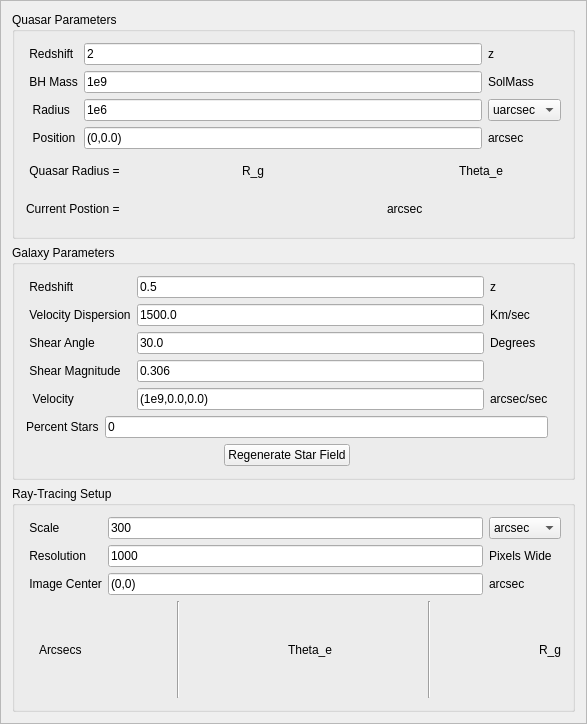
<?xml version="1.0" encoding="UTF-8"?>
<ui version="4.0">
 <class>ParametersView</class>
 <widget class="QWidget" name="ParametersView">
  <property name="geometry">
   <rect>
    <x>0</x>
    <y>0</y>
    <width>587</width>
    <height>724</height>
   </rect>
  </property>
  <property name="windowTitle">
   <string>ParametersView</string>
  </property>
  <layout class="QVBoxLayout" name="verticalLayout">
   <property name="leftMargin">
    <number>0</number>
   </property>
   <property name="topMargin">
    <number>0</number>
   </property>
   <property name="rightMargin">
    <number>0</number>
   </property>
   <property name="bottomMargin">
    <number>0</number>
   </property>
   <item>
    <widget class="QScrollArea" name="paramFrame">
     <property name="sizePolicy">
      <sizepolicy hsizetype="Preferred" vsizetype="Preferred">
       <horstretch>0</horstretch>
       <verstretch>0</verstretch>
      </sizepolicy>
     </property>
     <property name="minimumSize">
      <size>
       <width>0</width>
       <height>0</height>
      </size>
     </property>
     <property name="maximumSize">
      <size>
       <width>180000</width>
       <height>180000</height>
      </size>
     </property>
     <property name="frameShape">
      <enum>QFrame::StyledPanel</enum>
     </property>
     <property name="widgetResizable">
      <bool>true</bool>
     </property>
     <widget class="QWidget" name="scrollAreaWidgetContents_2">
      <property name="geometry">
       <rect>
        <x>0</x>
        <y>0</y>
        <width>585</width>
        <height>722</height>
       </rect>
      </property>
      <property name="maximumSize">
       <size>
        <width>16777215</width>
        <height>16777215</height>
       </size>
      </property>
      <layout class="QVBoxLayout" name="verticalLayout_2">
       <item>
        <widget class="QGroupBox" name="groupBox_3">
         <property name="enabled">
          <bool>true</bool>
         </property>
         <property name="sizePolicy">
          <sizepolicy hsizetype="Minimum" vsizetype="Preferred">
           <horstretch>0</horstretch>
           <verstretch>0</verstretch>
          </sizepolicy>
         </property>
         <property name="minimumSize">
          <size>
           <width>30</width>
           <height>0</height>
          </size>
         </property>
         <property name="maximumSize">
          <size>
           <width>16777215</width>
           <height>16777215</height>
          </size>
         </property>
         <property name="title">
          <string>Quasar Parameters</string>
         </property>
         <layout class="QVBoxLayout" name="verticalLayout_11">
          <item>
           <layout class="QGridLayout" name="gridLayout_5">
            <item row="3" column="1">
             <widget class="QLineEdit" name="qPosition">
              <property name="text">
               <string>(0,0.0)</string>
              </property>
             </widget>
            </item>
            <item row="3" column="2">
             <widget class="QLabel" name="qPositionLabel">
              <property name="text">
               <string>arcsec</string>
              </property>
             </widget>
            </item>
            <item row="3" column="0">
             <widget class="QLabel" name="label_7">
              <property name="text">
               <string>  Position</string>
              </property>
             </widget>
            </item>
            <item row="2" column="1">
             <widget class="QLineEdit" name="qRadius">
              <property name="text">
               <string>1e6</string>
              </property>
             </widget>
            </item>
            <item row="0" column="0">
             <widget class="QLabel" name="label_9">
              <property name="text">
               <string> Redshift </string>
              </property>
             </widget>
            </item>
            <item row="2" column="0">
             <widget class="QLabel" name="label_4">
              <property name="text">
               <string>  Radius</string>
              </property>
             </widget>
            </item>
            <item row="0" column="1">
             <widget class="QLineEdit" name="qRedshift">
              <property name="text">
               <string>2</string>
              </property>
             </widget>
            </item>
            <item row="0" column="2">
             <widget class="QLabel" name="label_5">
              <property name="text">
               <string>z</string>
              </property>
             </widget>
            </item>
            <item row="1" column="0">
             <widget class="QLabel" name="label_17">
              <property name="text">
               <string> BH Mass</string>
              </property>
             </widget>
            </item>
            <item row="1" column="2">
             <widget class="QLabel" name="label_22">
              <property name="text">
               <string>SolMass</string>
              </property>
             </widget>
            </item>
            <item row="1" column="1">
             <widget class="QLineEdit" name="quasarBHMassEntry">
              <property name="text">
               <string>1e9</string>
              </property>
             </widget>
            </item>
            <item row="2" column="2">
             <widget class="QComboBox" name="qRadiusUnitOption">
              <item>
               <property name="text">
                <string>uarcsec</string>
               </property>
              </item>
              <item>
               <property name="text">
                <string>r_g</string>
               </property>
              </item>
              <item>
               <property name="text">
                <string/>
               </property>
              </item>
             </widget>
            </item>
           </layout>
          </item>
          <item>
           <layout class="QHBoxLayout" name="horizontalLayout_12">
            <item>
             <widget class="QLabel" name="label_39">
              <property name="text">
               <string> Quasar Radius = </string>
              </property>
             </widget>
            </item>
            <item>
             <widget class="QLabel" name="quasarRadiusRGEntry">
              <property name="text">
               <string/>
              </property>
             </widget>
            </item>
            <item>
             <widget class="QLabel" name="label_37">
              <property name="text">
               <string>R_g</string>
              </property>
             </widget>
            </item>
            <item>
             <widget class="QLabel" name="qRadiusThetaEEntry">
              <property name="text">
               <string/>
              </property>
             </widget>
            </item>
            <item>
             <widget class="QLabel" name="label_10">
              <property name="text">
               <string>Theta_e</string>
              </property>
             </widget>
            </item>
           </layout>
          </item>
          <item>
           <layout class="QHBoxLayout" name="horizontalLayout">
            <item>
             <widget class="QLabel" name="label_6">
              <property name="text">
               <string>Current Postion = </string>
              </property>
             </widget>
            </item>
            <item>
             <widget class="QLabel" name="observedPosLabel">
              <property name="text">
               <string/>
              </property>
             </widget>
            </item>
            <item>
             <widget class="QLabel" name="label_8">
              <property name="text">
               <string>arcsec</string>
              </property>
             </widget>
            </item>
           </layout>
          </item>
         </layout>
        </widget>
       </item>
       <item>
        <widget class="QGroupBox" name="groupBox_4">
         <property name="sizePolicy">
          <sizepolicy hsizetype="Preferred" vsizetype="Preferred">
           <horstretch>0</horstretch>
           <verstretch>0</verstretch>
          </sizepolicy>
         </property>
         <property name="minimumSize">
          <size>
           <width>30</width>
           <height>0</height>
          </size>
         </property>
         <property name="maximumSize">
          <size>
           <width>16777215</width>
           <height>16777215</height>
          </size>
         </property>
         <property name="title">
          <string>Galaxy Parameters</string>
         </property>
         <layout class="QGridLayout" name="gridLayout">
          <item row="0" column="2">
           <widget class="QLabel" name="label_15">
            <property name="text">
             <string/>
            </property>
           </widget>
          </item>
          <item row="0" column="1" rowspan="2">
           <layout class="QGridLayout" name="gridLayout_3">
            <item row="1" column="0">
             <widget class="QLabel" name="label_11">
              <property name="text">
               <string> Velocity Dispersion</string>
              </property>
             </widget>
            </item>
            <item row="2" column="1">
             <widget class="QLineEdit" name="gShearAngle">
              <property name="text">
               <string>30.0</string>
              </property>
             </widget>
            </item>
            <item row="0" column="0">
             <widget class="QLabel" name="label_14">
              <property name="text">
               <string> Redshift</string>
              </property>
             </widget>
            </item>
            <item row="0" column="1">
             <widget class="QLineEdit" name="gRedshift">
              <property name="text">
               <string>0.5</string>
              </property>
             </widget>
            </item>
            <item row="0" column="2">
             <widget class="QLabel" name="label">
              <property name="text">
               <string>z</string>
              </property>
             </widget>
            </item>
            <item row="3" column="0">
             <widget class="QLabel" name="label_12">
              <property name="text">
               <string> Shear Magnitude</string>
              </property>
             </widget>
            </item>
            <item row="2" column="0">
             <widget class="QLabel" name="label_3">
              <property name="text">
               <string> Shear Angle</string>
              </property>
             </widget>
            </item>
            <item row="1" column="2">
             <widget class="QLabel" name="label_16">
              <property name="text">
               <string>Km/sec</string>
              </property>
             </widget>
            </item>
            <item row="2" column="2">
             <widget class="QLabel" name="label_2">
              <property name="text">
               <string>Degrees </string>
              </property>
             </widget>
            </item>
            <item row="1" column="1">
             <widget class="QLineEdit" name="gVelDispersion">
              <property name="text">
               <string>1500.0</string>
              </property>
             </widget>
            </item>
            <item row="3" column="1">
             <widget class="QLineEdit" name="gShearMag">
              <property name="text">
               <string>0.306</string>
              </property>
             </widget>
            </item>
            <item row="4" column="1">
             <layout class="QHBoxLayout" name="horizontalLayout_6">
              <item>
               <widget class="QLineEdit" name="qVelocity">
                <property name="text">
                 <string>(1e9,0.0,0.0)</string>
                </property>
               </widget>
              </item>
             </layout>
            </item>
            <item row="4" column="0">
             <widget class="QLabel" name="vel_label">
              <property name="text">
               <string>  Velocity</string>
              </property>
             </widget>
            </item>
            <item row="4" column="2">
             <widget class="QLabel" name="vel_units">
              <property name="text">
               <string>arcsec/sec</string>
              </property>
             </widget>
            </item>
           </layout>
          </item>
          <item row="3" column="1">
           <layout class="QHBoxLayout" name="horizontalLayout_8">
            <item>
             <spacer name="horizontalSpacer_3">
              <property name="orientation">
               <enum>Qt::Horizontal</enum>
              </property>
              <property name="sizeHint" stdset="0">
               <size>
                <width>40</width>
                <height>20</height>
               </size>
              </property>
             </spacer>
            </item>
            <item>
             <widget class="QPushButton" name="regenerateStars">
              <property name="text">
               <string>Regenerate Star Field</string>
              </property>
             </widget>
            </item>
            <item>
             <spacer name="horizontalSpacer_4">
              <property name="orientation">
               <enum>Qt::Horizontal</enum>
              </property>
              <property name="sizeHint" stdset="0">
               <size>
                <width>40</width>
                <height>20</height>
               </size>
              </property>
             </spacer>
            </item>
           </layout>
          </item>
          <item row="2" column="1">
           <layout class="QHBoxLayout" name="horizontalLayout_11">
            <item>
             <widget class="QLabel" name="label_13">
              <property name="text">
               <string>Percent Stars</string>
              </property>
             </widget>
            </item>
            <item>
             <widget class="QLineEdit" name="gNumStars">
              <property name="text">
               <string>0</string>
              </property>
             </widget>
            </item>
           </layout>
          </item>
         </layout>
        </widget>
       </item>
       <item>
        <widget class="QGroupBox" name="canvasSetupBox">
         <property name="title">
          <string>Ray-Tracing Setup</string>
         </property>
         <layout class="QVBoxLayout" name="verticalLayout_7">
          <item>
           <layout class="QGridLayout" name="gridLayout_2">
            <item row="0" column="1">
             <widget class="QLineEdit" name="scaleInput">
              <property name="enabled">
               <bool>true</bool>
              </property>
              <property name="text">
               <string>300</string>
              </property>
             </widget>
            </item>
            <item row="0" column="0">
             <widget class="QLabel" name="label_21">
              <property name="text">
               <string> Scale</string>
              </property>
             </widget>
            </item>
            <item row="1" column="0">
             <widget class="QLabel" name="label_20">
              <property name="text">
               <string> Resolution</string>
              </property>
             </widget>
            </item>
            <item row="1" column="1">
             <widget class="QLineEdit" name="dimensionInput">
              <property name="enabled">
               <bool>true</bool>
              </property>
              <property name="text">
               <string>1000</string>
              </property>
             </widget>
            </item>
            <item row="1" column="2">
             <widget class="QLabel" name="label_26">
              <property name="text">
               <string>Pixels Wide </string>
              </property>
             </widget>
            </item>
            <item row="2" column="0">
             <widget class="QLabel" name="label_18">
              <property name="text">
               <string> Image Center</string>
              </property>
             </widget>
            </item>
            <item row="2" column="2">
             <widget class="QLabel" name="label_24">
              <property name="text">
               <string>arcsec</string>
              </property>
             </widget>
            </item>
            <item row="2" column="1">
             <widget class="QLineEdit" name="gCenter">
              <property name="text">
               <string>(0,0)</string>
              </property>
             </widget>
            </item>
            <item row="0" column="2">
             <widget class="QComboBox" name="scaleUnitOption">
              <item>
               <property name="text">
                <string>arcsec</string>
               </property>
              </item>
              <item>
               <property name="text">
                <string>uas</string>
               </property>
              </item>
              <item>
               <property name="text">
                <string>r_g</string>
               </property>
              </item>
              <item>
               <property name="text">
                <string notr="true">theta_E</string>
               </property>
              </item>
             </widget>
            </item>
           </layout>
          </item>
          <item>
           <layout class="QHBoxLayout" name="horizontalLayout_10">
            <item>
             <widget class="QLabel" name="pixelAngleLabel_angle">
              <property name="text">
               <string/>
              </property>
             </widget>
            </item>
            <item>
             <widget class="QLabel" name="label_36">
              <property name="text">
               <string>Arcsecs</string>
              </property>
             </widget>
            </item>
            <item>
             <spacer name="horizontalSpacer_5">
              <property name="orientation">
               <enum>Qt::Horizontal</enum>
              </property>
              <property name="sizeHint" stdset="0">
               <size>
                <width>40</width>
                <height>20</height>
               </size>
              </property>
             </spacer>
            </item>
            <item>
             <widget class="Line" name="line">
              <property name="orientation">
               <enum>Qt::Vertical</enum>
              </property>
             </widget>
            </item>
            <item>
             <spacer name="horizontalSpacer_7">
              <property name="orientation">
               <enum>Qt::Horizontal</enum>
              </property>
              <property name="sizeHint" stdset="0">
               <size>
                <width>40</width>
                <height>20</height>
               </size>
              </property>
             </spacer>
            </item>
            <item>
             <widget class="QLabel" name="pixelAngleLabel_thetaE">
              <property name="text">
               <string/>
              </property>
             </widget>
            </item>
            <item>
             <widget class="QLabel" name="label_35">
              <property name="text">
               <string>Theta_e</string>
              </property>
             </widget>
            </item>
            <item>
             <spacer name="horizontalSpacer_6">
              <property name="orientation">
               <enum>Qt::Horizontal</enum>
              </property>
              <property name="sizeHint" stdset="0">
               <size>
                <width>40</width>
                <height>20</height>
               </size>
              </property>
             </spacer>
            </item>
            <item>
             <widget class="Line" name="line_2">
              <property name="orientation">
               <enum>Qt::Vertical</enum>
              </property>
             </widget>
            </item>
            <item>
             <spacer name="horizontalSpacer_8">
              <property name="orientation">
               <enum>Qt::Horizontal</enum>
              </property>
              <property name="sizeHint" stdset="0">
               <size>
                <width>40</width>
                <height>20</height>
               </size>
              </property>
             </spacer>
            </item>
            <item>
             <widget class="QLabel" name="pixelAngleLabel_Rg">
              <property name="text">
               <string/>
              </property>
             </widget>
            </item>
            <item>
             <widget class="QLabel" name="label_34">
              <property name="text">
               <string>R_g</string>
              </property>
             </widget>
            </item>
           </layout>
          </item>
         </layout>
        </widget>
       </item>
      </layout>
     </widget>
    </widget>
   </item>
  </layout>
 </widget>
 <layoutdefault spacing="6" margin="11"/>
 <resources/>
 <connections/>
</ui>
